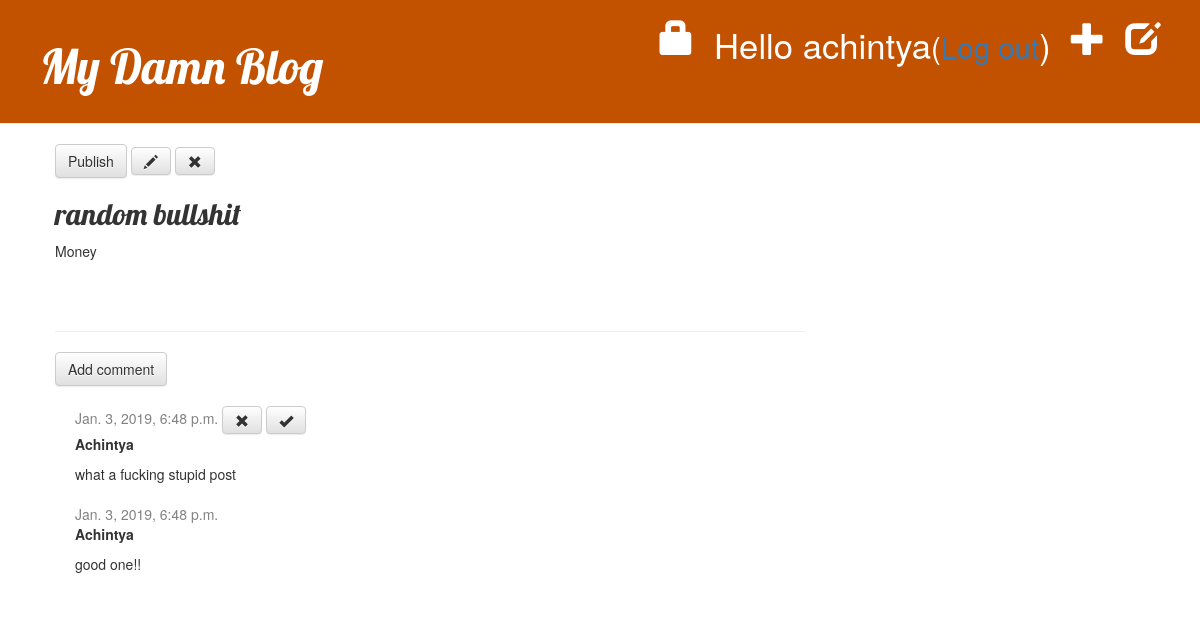
Screenshot of /post/3/ (signed in) with the database file from the repository.
### blog/models.py (models this page shows, shortened)
class Post(models.Model):
    author = models.ForeignKey(settings.AUTH_USER_MODEL, on_delete=models.CASCADE)
    title = models.CharField(max_length=200)
    text = models.TextField()
    created_date = models.DateTimeField(default= timezone.now)
    published_date = models.DateField(blank=True, null=True)

class Comment(models.Model):
    post = models.ForeignKey('blog.Post', on_delete=models.CASCADE, related_name='comments')
    author = models.CharField(max_length=200)
    text = models.TextField()
    created_date = models.DateTimeField(default=timezone.now)
    approved_comment = models.BooleanField(default=False)

### blog/views.py (the view)
# urls.py: path('post/<int:pk>/', views.post_detail, name='post_detail'),
def post_detail(request, pk):
    post = get_object_or_404(Post, pk=pk)
    return render(request, 'blog/post_detail.html', {'post': post})

### blog/templates/blog/post_detail.html
{% extends 'blog/base.html' %}
{% block content %}
    <div class="post">
        {% if post.published_date %}
            <div class="date">
                {{ post.published_date }}
            </div>
        {% else %}
            <a class="btn btn-default" href="{% url 'post_publish' pk=post.pk %}">Publish</a>
        {% endif %}
        {% if user.is_authenticated %}
            <a class="btn btn-default" href="{% url 'post_edit' pk=post.pk %}"><span class="glyphicon glyphicon-pencil"></span></a>
            <a class="btn btn-default" href="{% url 'post_remove' pk=post.pk %}"><span class="glyphicon glyphicon-remove"></span></a>
        {% endif %}
        <h2>{{ post.title }}</h2>
        <p>{{ post.text|linebreaksbr }}</p>
    </div>
    <hr>
    <a class="btn btn-default" href="{% url 'add_comment_to_post' pk=post.pk %}">Add comment</a>
    {% for comment in post.comments.all %}
        {% if user.is_authenticated or comment.approved_comment %}
        <div class="comment">
            <div class="date">
                {{ comment.created_date }}
                {% if not comment.approved_comment %}
                    <a class="btn btn-default" href="{% url 'comment_remove' pk=comment.pk %}"><span class="glyphicon glyphicon-remove"></span></a>
                    <a class="btn btn-default" href="{% url 'comment_approve' pk=comment.pk %}"><span class="glyphicon glyphicon-ok"></span></a>
                {% endif %}
            </div>
            <strong>{{ comment.author }}</strong>
            <p>{{ comment.text|linebreaks }}</p>
        </div>
        {% endif %}
    {% empty %}
        <p>No comments here yet :(</p>
    {% endfor %}
{% endblock %}

### blog/templates/blog/base.html (shortened to what this page needs)
{% load static %}
<html>
    <head>
        <link rel="stylesheet" href="//maxcdn.bootstrapcdn.com/bootstrap/3.2.0/css/bootstrap.min.css">
        <link rel="stylesheet" href="//maxcdn.bootstrapcdn.com/bootstrap/3.2.0/css/bootstrap-theme.min.css">
        <link rel="stylesheet" href="{% static 'css/blog.css' %}">
    </head>
    <body>
        <div class="page-header">
            {% if user.is_authenticated %}
                <a href="{% url 'post_draft_list' %}" class="top-menu"><span class="glyphicon glyphicon-edit"></span></a>
                <a href="{% url 'post_new' %}" class="top-menu"><span class="glyphicon glyphicon-plus"></span></a>
                <p class="top-menu">Hello {{ user.username }}<small>(<a href="{% url 'logout' %}">Log out</a></small>)</p>
            {% endif %}
            <a href="{% url 'login' %}" class="top-menu"><span class="glyphicon glyphicon-lock"></span></a>
            <h1><a href="/"> My Damn Blog</a></h1>
        </div>
        <div class="content container">
            <div class="row">
                <div class="col-md-8">
                    {% block content %}
                    {% endblock %}
                </div>
            </div>
        </div>
    </body>
</html>

### blog/static/css/blog.css (style rules this page uses)
.page-header { background-color: #C25100; margin-top: 0; padding: 20px 20px 20px 40px; }
.page-header h1, .page-header h1 a, .page-header h1 a:visited, .page-header h1 a:active { color: #ffffff; font-size: 36pt; text-decoration: none; }
.content { margin-left: 40px; }
h1, h2, h3, h4 { font-family: 'Lobster', cursive; }
.date { color: #828282; }
.top-menu, .top-menu:hover, .top-menu:visited { color: #ffffff; float: right; font-size: 26pt; margin-right: 20px; }
.post { margin-bottom: 70px; }
.comment { margin: 20px 0px 20px 20px; }

### rows the page displays
Post: title "random bullshit", text "Money"
Comment: created_date "Jan. 3, 2019, 6:48 p.m.", approved_comment False (drawn), author "Achintya", text "what a fucking stupid post"
Comment: created_date "Jan. 3, 2019, 6:48 p.m.", author "Achintya", text "good one!!"

### other values shown
{{ user.username }} "achintya"
